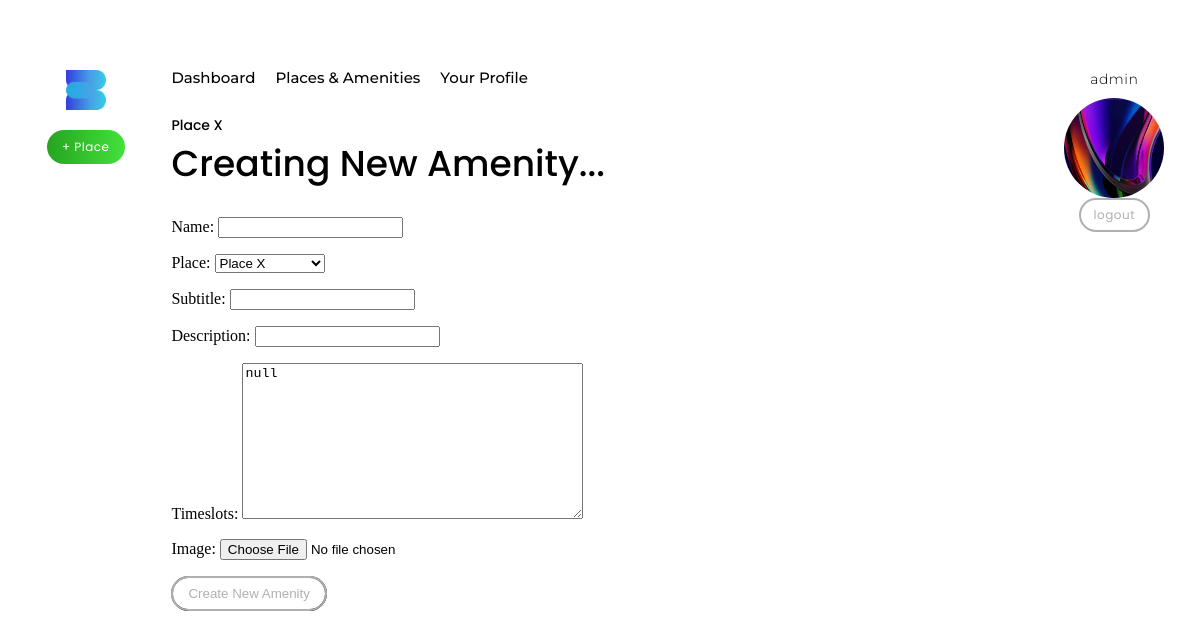
Screenshot of /manage/newamenity/1/ (signed in) with the database file from the repository.
### siteApp/models.py (models this page shows, shortened)
class Place(models.Model):
    name = models.CharField(max_length=200, blank=False, unique=True)
    email = models.CharField(max_length=200, blank=True, null=True)
    phone_number = PhoneNumberField(null=True, blank=True, unique=False)
    address = models.ForeignKey(
        "siteApp.Address", null=True, blank=True, on_delete=models.DO_NOTHING)
    capacity = models.IntegerField(null=True, blank=True)
    description = models.TextField(max_length=500, blank=True)
    image = models.ImageField(upload_to=user_upload_directory_path, null=True, blank=True)
    date_created = models.DateTimeField(auto_now_add=True)
    class Meta:
        ordering = ('date_created',)
    def __str__(self):
        return "{}".format(self.name)

class Profile(models.Model):
    user = models.OneToOneField(
        settings.AUTH_USER_MODEL, null=False, on_delete=models.CASCADE, related_name="profile")
    phone_number = PhoneNumberField(null=True, blank=True, unique=True)
    bio = models.TextField(max_length=200, blank=True)
    image = models.ImageField(upload_to=user_upload_directory_path, null=True, blank=True)
    date_created = models.DateTimeField(auto_now_add=True)
    class Meta:
        ordering = ('date_created',)

### accountsApp/models.py (models this page shows)
class CustomUser(AbstractUser):
    email = models.EmailField(verbose_name='Email',
                              unique=True, null=False, blank=False)
    username = models.CharField(max_length=20, blank=False, unique=True)
    alias = models.CharField(max_length=40)
    first_name = models.CharField(max_length=30, null=False, blank=False)
    last_name = models.CharField(max_length=30, null=False, blank=False)
    date_created = models.DateTimeField(auto_now_add=True)
    USERNAME_FIELD = 'email'
    REQUIRED_FIELDS = ['username', 'first_name', 'last_name']
    objects = CustomUserManager()
    def __str__(self):
        return "{}".format(self.email)

### mgmtApp/crud_views.py (the view, shortened to what this page needs)
# urls.py: path('newamenity/<str:place_id>/', crud_views.new_amenity_view, name="new-amenity"),
def new_amenity_view(request, place_id):
    place = Place.objects.get(id=place_id)
    page_title = place.name
    amenity_form = AmenityForm(request.user, initial={
        'place': place,
    })
    context = {
        'page_title': page_title,
        'amenity_form': amenity_form,
    }
    template_name = 'mgmtApp/CRUD/createAmenity.html'
    return render(request, template_name, context)

### mgmtApp/forms.py
class AmenityForm(forms.ModelForm):
    def __init__(self, user, *args, **kwargs):
        super(AmenityForm, self).__init__(
            *args, **kwargs)  # populates the form
        print(user)
        place_queryset = models.Place.objects.filter(
            place_of__profile__user=user)
        self.fields['place'].queryset = place_queryset
    class Meta:
        model = models.Amenity
        fields = "__all__"

### templates/mgmtApp/CRUD/createAmenity.html (shortened to what this page needs)
{% extends 'base.html' %}
{% load static %}
{% block pageheader %}
<div class="header3">{{page_title}}</div>
<div class="header1">Creating New Amenity...</div>
{% endblock pageheader %}
{% block content %}
<div class="card card--dotted" style="margin-bottom: 20px;">
    <form action="" method="POST" enctype="multipart/form-data">
        {{amenity_form.as_p}}
        <button>Create New Amenity</button>
    </form>
</div>
{% endblock content %}

### templates/base.html (shortened to what this page needs)
{% load static %}
<!DOCTYPE html>
<html lang="en">
<head>
    <link rel="stylesheet" type="text/css" href="{% static 'css/main.css' %}">
    <link rel="stylesheet" type="text/css" href="{% static 'css/components.css' %}">
</head>
<body>
    <div class="platform-base">
        <div class="side-container" id="side-container--left">
            {% block sidecontainer-left %}
                <img src="{% static 'images/Bloom Logo-Transparent-Darker-Blue.png'%}" style="width: 40px; margin-bottom: 20px;" alt="">
                {% include 'components/button.html' with name="button style2" text="+ Place"%}
            {% endblock sidecontainer-left %}
        </div>
        <div class="main-container">
            {% include 'components/navbar.html' %}
            <div class="main-container__header">
                {% block pageheader %}
                {% endblock pageheader %}
            </div>
            <div class="main-container__grid-container">
                {% block content %}
                {% endblock content %}
            </div>
        </div>
        <div class="side-container" id="side-container--right">
            {% if request.path != "/login" %}
            <div class="body1">
                {{request.user.first_name}}
            </div>
            {% endif %}
            {% block sidecontainer-right %}
                <img src="{{ request.user.profile.image.url }}" alt="" style="height: 100px; width: 100px; border-radius: 50%;">
                {% include 'components/button-logout.html' with link='logout' text='logout' %}
            {% endblock sidecontainer-right %}
        </div>
    </div>
</body>
</html>

### static/css/main.css (style rules this page uses)
* { -webkit-box-sizing: border-box; box-sizing: border-box; }
body { margin: 0; padding: 0; }
.platform-base { width: 100%; height: -webkit-fit-content; height: -moz-fit-content; height: fit-content; min-height: 100vh; display: -webkit-box; display: -ms-flexbox; display: flex; -webkit-box-pack: center; -ms-flex-pack: center; justify-content: center; -webkit-box-align: start; -ms-flex-align: start; align-items: flex-start; }
.side-container { -webkit-box-flex: 1; -ms-flex: 1; flex: 1; height: 100vh; display: -webkit-box; display: -ms-flexbox; display: flex; -webkit-box-orient: vertical; -webkit-box-direction: normal; -ms-flex-direction: column; flex-direction: column; -webkit-box-pack: start; -ms-flex-pack: start; justify-content: flex-start; -webkit-box-align: center; -ms-flex-align: center; align-items: center; padding-top: 70px; }
.side-container > div { margin-bottom: 10px; }
.main-container { z-index: 1; -webkit-box-flex: 5; -ms-flex: 5; flex: 5; height: -webkit-fit-content; height: -moz-fit-content; height: fit-content; min-height: 200vh; padding-top: 70px; display: -webkit-box; display: -ms-flexbox; display: flex; -webkit-box-orient: vertical; -webkit-box-direction: normal; -ms-flex-direction: column; flex-direction: column; -webkit-box-align: start; -ms-flex-align: start; align-items: flex-start; }
.main-container__header { width: 100%; padding: 30px 0 10px 0; }
.main-container__grid-container { height: 100%; min-height: 70vh; width: 100%; }

### static/css/components.css (style rules this page uses)
* { -webkit-box-sizing: border-box; box-sizing: border-box; }
.header1 { width: 100%; font-family: "Poppins"; font-style: normal; font-weight: 500; font-size: 36px; line-height: auto; }
.header3 { width: 100%; font-family: "Poppins"; font-style: normal; font-weight: 500; font-size: 14px; }
.body1 { font-family: "Montserrat"; font-style: normal; font-weight: 300; font-size: 14px; line-height: auto; letter-spacing: 0.5px; }
.button, button { position: relative; width: -webkit-fit-content; width: -moz-fit-content; width: fit-content; height: -webkit-fit-content; height: -moz-fit-content; height: fit-content; padding: 8px 15px; border-radius: 30px; overflow: hidden; text-decoration: none !important; background: #ffffff; outline: solid 2px #b0b0b0; outline-offset: -2px; -webkit-transition: outline ease 0.01s; transition: outline ease 0.01s; -webkit-transition: -webkit-transform linear 0.1s; transition: -webkit-transform linear 0.1s; transition: transform linear 0.1s; transition: transform linear 0.1s, -webkit-transform linear 0.1s; color: #b0b0b0; }

### rows the page displays
Place: name "Place X"
CustomUser: user.first_name "admin", user.profile.image (picture)

### other values shown
{{ text }} "+ Place"
{{ text }} "logout"
